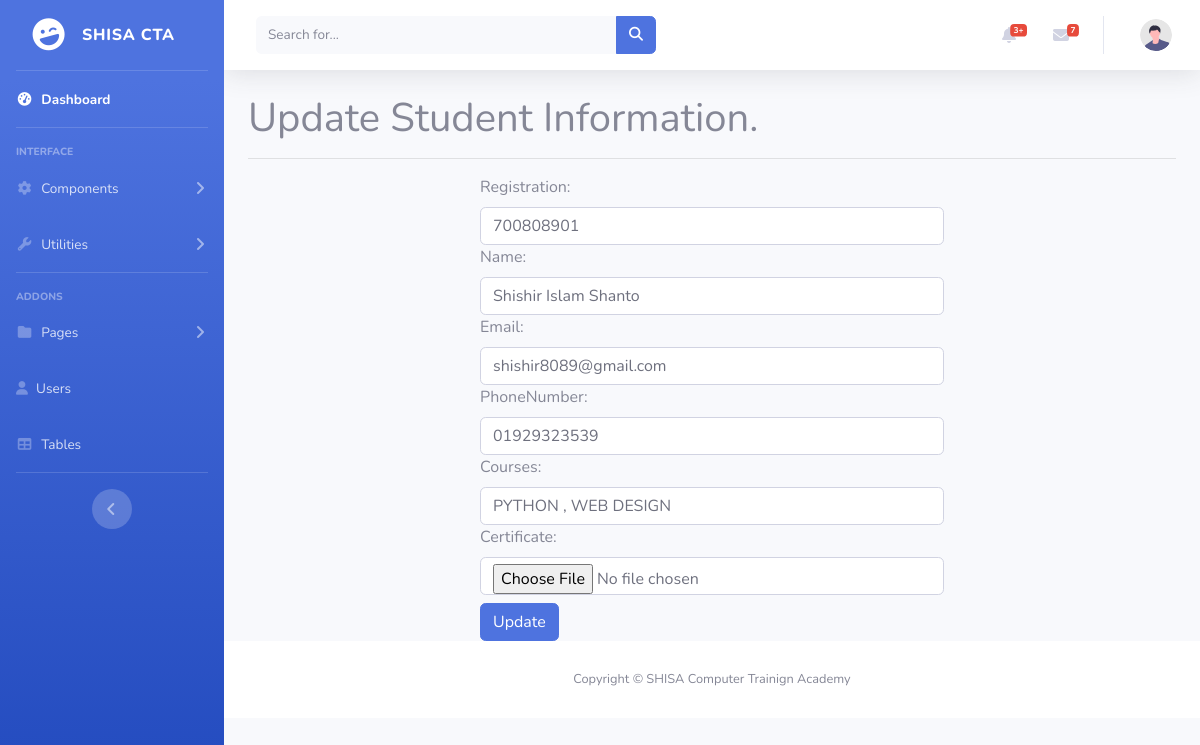
The app's page /dashboard/1 with its own data.
### Dashboard/models.py (models this page shows, shortened)
class StudentInfo(models.Model):
    registration = models.CharField(max_length=100, null=True)
    name = models.CharField(max_length=100)
    email = models.EmailField(max_length=100)
    phoneNumber = models.CharField(max_length=20)
    courses = models.CharField(max_length=200)
    certificate = models.ImageField(upload_to="media/img")

### Dashboard/views.py (the view)
# urls.py: path('<id>', edit_student, name="edit_student"),
def edit_student(request, id):
    if request.method == "POST":
        stueditdata = StudentInfo.objects.get(id=id)
        fm = Studentform(request.POST, instance=stueditdata)
        if fm.is_valid():
            fm.save()
            return redirect('/dashboard/')
    else:
        stueditdata = StudentInfo.objects.get(id=id)
        fm = Studentform(instance=stueditdata)
    return render(request, 'dashboard/editstudent.html', {'form': fm})

### Dashboard/forms.py
class Studentform(forms.ModelForm):
    class Meta:
        model = StudentInfo
        fields = "__all__"
        widgets = {
            'registration': forms.NumberInput(attrs={'class': 'form-control'}),
            'name': forms.TextInput(attrs={'class': 'form-control'}),
            'email': forms.EmailInput(attrs={'class': 'form-control'}),
            'phoneNumber': forms.NumberInput(attrs={'class': 'form-control'}),
            'courses': forms.TextInput(attrs={'class': 'form-control'}),
            'certificate': forms.FileInput(attrs={'class': 'form-control'}),
        }

### Dashboard/templates/dashboard/editstudent.html (shortened to what this page needs)
{% extends "dashbase/dashbase.html" %}
{% load static %}
{% block body %}
<div class="container">
  <div class="heading mb-3">
    <h1>Update Student Information.</h1>
  </div>
  <hr>
  <div class="wrapp mt-3">
    <form class="w-50 m-auto" action="" method="post" enctype="multipart/form-data">
      {{form}}
      <button type="submit" class="btn btn-primary mt-2">Update</button>
    </form>
  </div>
</div>
{% endblock body %}

### records on screen
StudentInfo: registration "700808901", name "Shishir Islam Shanto", email "shishir8089@gmail.com", phoneNumber "01929323539", courses "PYTHON , WEB DESIGN"
